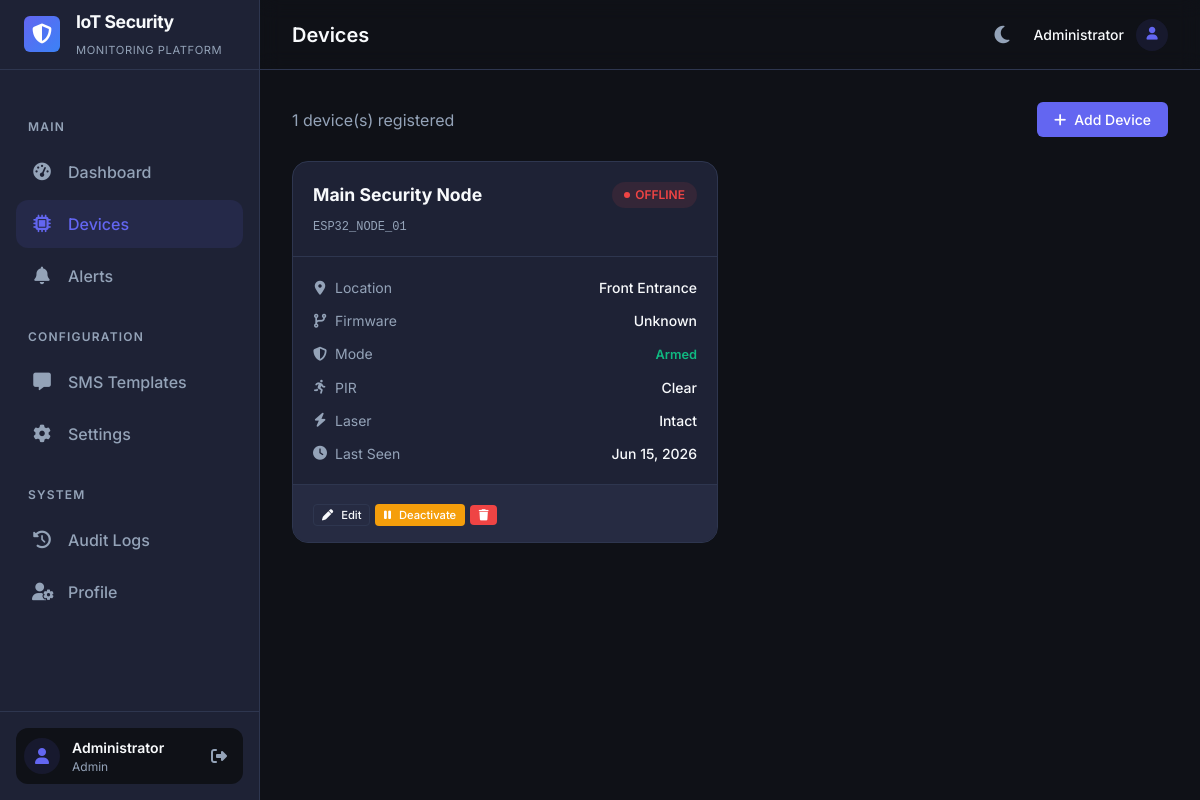
The app's page /devices.php (signed in) with its own data.
### tables this page shows
CREATE TABLE IF NOT EXISTS `users` (
  `id` int(11) NOT NULL AUTO_INCREMENT,
  `username` varchar(50) NOT NULL,
  `password` varchar(255) NOT NULL,
  `full_name` varchar(100) DEFAULT NULL,
  `email` varchar(255) DEFAULT NULL,
  `role` ENUM('admin','viewer') DEFAULT 'admin',
  `created_at` timestamp DEFAULT CURRENT_TIMESTAMP,
  PRIMARY KEY (`id`),
  UNIQUE KEY `username` (`username`)
);

CREATE TABLE IF NOT EXISTS `devices` (
  `id` int(11) NOT NULL AUTO_INCREMENT,
  `device_id` varchar(100) NOT NULL,
  `device_name` varchar(100) DEFAULT NULL,
  `location` varchar(255) DEFAULT NULL,
  `firmware_version` varchar(50) DEFAULT 'Unknown',
  `user_id` int(11) DEFAULT NULL,
  `is_active` tinyint(1) DEFAULT 1,
  `status` varchar(20) DEFAULT 'Offline',
  `pir_status` int(1) DEFAULT 0,
  `laser_status` int(1) DEFAULT 0,
  `ldr_value` int(11) DEFAULT 0,
  `security_mode` varchar(20) DEFAULT 'Armed',
  `last_communication` timestamp DEFAULT CURRENT_TIMESTAMP ON UPDATE CURRENT_TIMESTAMP,
  PRIMARY KEY (`id`),
  UNIQUE KEY `device_id` (`device_id`)
);

### config/functions.php (called while the page is built, shortened)
<?php
function get_user($pdo, $user_id) {
    $stmt = $pdo->prepare("SELECT id, username, full_name, email, role, created_at FROM users WHERE id = ?");
    $stmt->execute([$user_id]);
    return $stmt->fetch();
}
function h($string) {
    return htmlspecialchars($string ?? '', ENT_QUOTES, 'UTF-8');
}
function format_time_ago($timestamp) {
    $diff = time() - strtotime($timestamp);
    return date('M j, Y', strtotime($timestamp));
}
?>

### devices.php (the view, shortened to what this page needs)
<?php
require_once 'config/database.php';
require_once 'config/functions.php';
$pageTitle = 'Devices';
$currentPage = 'devices';
$stmt = $pdo->query("SELECT * FROM devices ORDER BY last_communication DESC");
$devices = $stmt->fetchAll();
include 'includes/header.php';
include 'includes/sidebar.php';
?>
<div class="actions-bar">
    <div class="actions-left">
        <span class="text-muted"><?= count($devices) ?> device(s) registered</span>
    </div>
    <div class="actions-right">
        <button class="btn btn-primary" id="addDeviceBtn" onclick="document.getElementById('addDeviceModal').classList.add('modal-open')">
            <i class="fa-solid fa-plus"></i> Add Device
        </button>
    </div>
</div>
<?php if (empty($devices)): ?>
    <div class="panel">
        <div class="empty-state">
            <i class="fa-solid fa-microchip"></i>
            <h3>No devices registered</h3>
            <p>Add your first IoT device to get started.</p>
        </div>
    </div>
<?php else: ?>
<div class="devices-grid">
    <?php foreach ($devices as $dev): ?>
    <div class="device-card <?= !$dev['is_active'] ? 'device-inactive' : '' ?>">
        <div class="device-card-header">
            <div class="device-name-group">
                <h3><?= h($dev['device_name'] ?? $dev['device_id']) ?></h3>
                <span class="device-id"><?= h($dev['device_id']) ?></span>
            </div>
            <span class="status-badge <?= $dev['computed_status'] === 'Online' ? 'status-online' : 'status-offline' ?>">
                <span class="status-dot"></span>
                <?= $dev['computed_status'] ?>
            </span>
        </div>
        <div class="device-card-body">
            <div class="device-info-row">
                <span class="info-label"><i class="fa-solid fa-location-dot"></i> Location</span>
                <span class="info-value"><?= h($dev['location'] ?: 'Not set') ?></span>
            </div>
            <div class="device-info-row">
                <span class="info-label"><i class="fa-solid fa-code-branch"></i> Firmware</span>
                <span class="info-value"><?= h($dev['firmware_version'] ?? 'Unknown') ?></span>
            </div>
            <div class="device-info-row">
                <span class="info-label"><i class="fa-solid fa-shield-halved"></i> Mode</span>
                <span class="info-value">
                    <span class="mode-badge mode-<?= strtolower($dev['security_mode']) ?>"><?= h($dev['security_mode']) ?></span>
                </span>
            </div>
            <div class="device-info-row">
                <span class="info-label"><i class="fa-solid fa-person-running"></i> PIR</span>
                <span class="info-value <?= $dev['pir_status'] ? 'text-danger' : '' ?>"><?= $dev['pir_status'] ? 'Motion' : 'Clear' ?></span>
            </div>
            <div class="device-info-row">
                <span class="info-label"><i class="fa-solid fa-bolt"></i> Laser</span>
                <span class="info-value <?= $dev['laser_status'] ? 'text-danger' : '' ?>"><?= $dev['laser_status'] ? 'Broken' : 'Intact' ?></span>
            </div>
            <div class="device-info-row">
                <span class="info-label"><i class="fa-solid fa-clock"></i> Last Seen</span>
                <span class="info-value"><?= format_time_ago($dev['last_communication']) ?></span>
            </div>
        </div>
        <div class="device-card-footer">
            <div class="device-actions">
                <button class="btn btn-outline btn-xs" onclick="openEditModal(<?= htmlspecialchars(json_encode($dev), ENT_QUOTES) ?>)">
                    <i class="fa-solid fa-pen"></i> Edit
                </button>
                <form method="POST" style="display:inline;">
                    <button type="submit" name="toggle_active" class="btn btn-xs <?= $dev['is_active'] ? 'btn-warning' : 'btn-success' ?>">
                        <i class="fa-solid <?= $dev['is_active'] ? 'fa-pause' : 'fa-play' ?>"></i>
                        <?= $dev['is_active'] ? 'Deactivate' : 'Activate' ?>
                    </button>
                </form>
                <form method="POST" style="display:inline;" onsubmit="return confirm('Delete this device?')">
                    <button type="submit" name="delete_device" class="btn btn-danger btn-xs">
                        <i class="fa-solid fa-trash"></i>
                    </button>
                </form>
            </div>
        </div>
    </div>
    <?php endforeach; ?>
</div>
<?php endif; ?>
<?php include 'includes/footer.php'; ?>

### includes/sidebar.php (shortened to what this page needs)
<?php
$user = get_user($pdo, $_SESSION['user_id'] ?? 0);
$userName = $user['full_name'] ?? $user['username'] ?? 'Admin';
$userRole = $user['role'] ?? 'admin';
?>
<aside class="sidebar" id="sidebar">
    <div class="sidebar-header">
        <div class="sidebar-brand">
            <div class="brand-icon">
                <i class="fa-solid fa-shield-halved"></i>
            </div>
            <div class="brand-text">
                <h2>IoT Security</h2>
                <span class="brand-tagline">Monitoring Platform</span>
            </div>
        </div>
    </div>
    <nav class="sidebar-nav">
        <ul class="nav-links">
            <li class="nav-section-title">Main</li>
            <li class="<?= $currentPage === 'dashboard' ? 'active' : '' ?>">
                <a href="dashboard.php"><i class="fa-solid fa-gauge-high"></i><span>Dashboard</span></a>
            </li>
            <li class="<?= $currentPage === 'devices' ? 'active' : '' ?>">
                <a href="devices.php"><i class="fa-solid fa-microchip"></i><span>Devices</span></a>
            </li>
            <li class="<?= $currentPage === 'alerts' ? 'active' : '' ?>">
                <a href="alerts.php"><i class="fa-solid fa-bell"></i><span>Alerts</span></a>
            </li>
            <li class="nav-section-title">Configuration</li>
            <li class="<?= $currentPage === 'sms_templates' ? 'active' : '' ?>">
                <a href="sms_templates.php"><i class="fa-solid fa-message"></i><span>SMS Templates</span></a>
            </li>
            <li class="<?= $currentPage === 'settings' ? 'active' : '' ?>">
                <a href="settings.php"><i class="fa-solid fa-gear"></i><span>Settings</span></a>
            </li>
            <li class="nav-section-title">System</li>
            <li class="<?= $currentPage === 'audit_logs' ? 'active' : '' ?>">
                <a href="audit_logs.php"><i class="fa-solid fa-clock-rotate-left"></i><span>Audit Logs</span></a>
            </li>
            <li class="<?= $currentPage === 'profile' ? 'active' : '' ?>">
                <a href="profile.php"><i class="fa-solid fa-user-gear"></i><span>Profile</span></a>
            </li>
        </ul>
    </nav>
    <div class="sidebar-footer">
        <div class="user-card">
            <div class="user-avatar">
                <i class="fa-solid fa-user"></i>
            </div>
            <div class="user-info">
                <span class="user-name"><?= h($userName) ?></span>
                <span class="user-role"><?= h(ucfirst($userRole)) ?></span>
            </div>
            <a href="logout.php" class="logout-btn" title="Logout">
                <i class="fa-solid fa-right-from-bracket"></i>
            </a>
        </div>
    </div>
</aside>
<div class="main-wrapper">
    <header class="topbar">
        <div class="topbar-left">
            <h1 class="page-title"><?= h($pageTitle) ?></h1>
        </div>
        <div class="topbar-right">
            <button class="theme-toggle" id="themeToggle" title="Toggle theme">
                <i class="fa-solid fa-moon"></i>
            </button>
            <div class="topbar-user">
                <span><?= h($userName) ?></span>
                <div class="user-avatar-sm">
                    <i class="fa-solid fa-user"></i>
                </div>
            </div>
        </div>
    </header>
    <main class="main-content">

### records on screen
users: full_name "Administrator", role "Admin"
devices: device_name "Main Security Node", device "ESP32_NODE_01", status "OFFLINE", location "Front Entrance", firmware_version "Unknown", security_mode "Armed", pir_status "Clear", laser_status "Intact", last_communication "Jun 15, 2026", is_active 1 (drawn)

### other values on screen
$pageTitle "Devices"
count($devices) "1"
